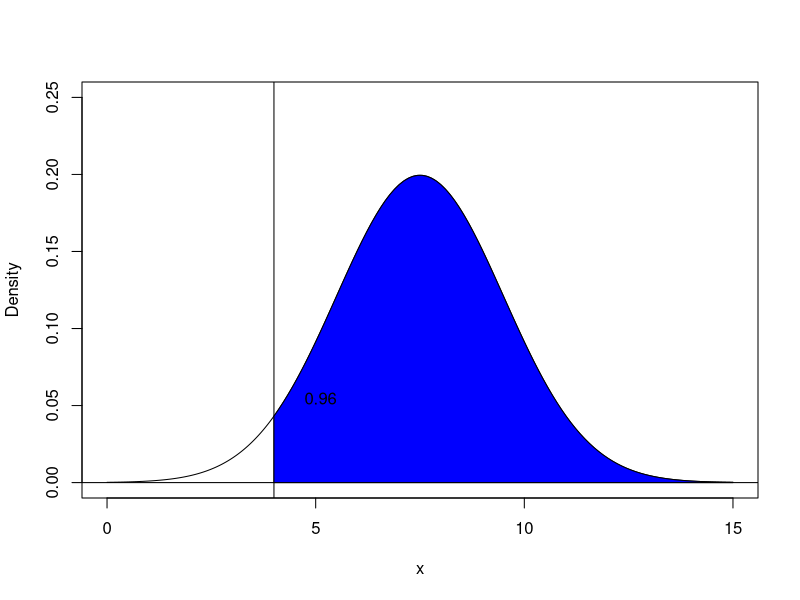

Reproduce this figure in R.
library(calibrate)

## Normal distribution p-value

# inputs
mean = 7.5
sd = 2
x1 <- 4   # change this value 


x <- seq(0,15, length.out = 1000)
y <- dnorm(x, mean = mean, sd = sd)


y1 <- dnorm(x1, mean = mean, sd = sd)
p <- pnorm(x1, mean = mean, sd = sd, lower.tail = FALSE)

# Coordinates of polygon
xpol <- seq(x1, max(x), length=100)
ypol <- dnorm(xpol, mean = mean, sd = sd)
ypolbase <- rep(0,100)
label <- paste("Colored Area", format(p, digits=2))

par(mfrow=c(1,1))
plot(x,y, xlim = c(0,15), ylim = c(0, 0.25), type = "l", ylab = "Density")
#points(x1, y1, pch = 4)
abline(v=x1)
abline(h=0)
polygon( c(xpol, rev(xpol)), c(ypolbase, rev(ypol)), col = "blue")
textxy(x1+0.5, y1+0.005, labs = format(p, digits=2), cex = 1)


## t-test
